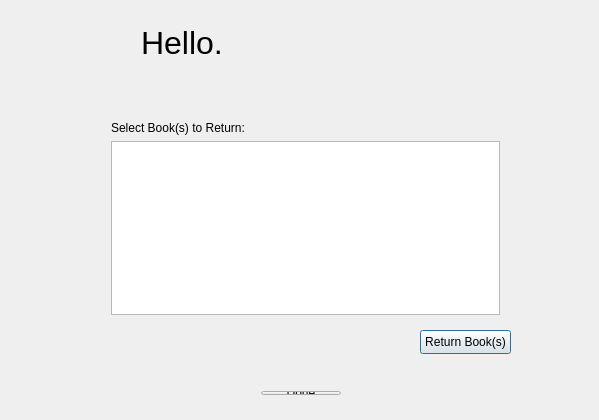
<?xml version="1.0" encoding="UTF-8"?>
<ui version="4.0">
 <class>accountDialogClass</class>
 <widget class="QDialog" name="accountDialogClass">
  <property name="geometry">
   <rect>
    <x>0</x>
    <y>0</y>
    <width>599</width>
    <height>420</height>
   </rect>
  </property>
  <property name="windowTitle">
   <string>accountDialog</string>
  </property>
  <widget class="QWidget" name="layoutWidget">
   <property name="geometry">
    <rect>
     <x>130</x>
     <y>20</y>
     <width>345</width>
     <height>45</height>
    </rect>
   </property>
   <layout class="QHBoxLayout" name="horizontalLayout">
    <item>
     <widget class="QLabel" name="helloLabel">
      <property name="font">
       <font>
        <pointsize>24</pointsize>
       </font>
      </property>
      <property name="text">
       <string>Hello, </string>
      </property>
     </widget>
    </item>
    <item>
     <widget class="QLabel" name="accountNameLabel">
      <property name="font">
       <font>
        <pointsize>24</pointsize>
       </font>
      </property>
      <property name="text">
       <string>&lt;AccountName&gt;</string>
      </property>
     </widget>
    </item>
   </layout>
  </widget>
  <widget class="QPushButton" name="returnButton">
   <property name="geometry">
    <rect>
     <x>420</x>
     <y>330</y>
     <width>91</width>
     <height>24</height>
    </rect>
   </property>
   <property name="text">
    <string>Return Book(s)</string>
   </property>
  </widget>
  <widget class="QWidget" name="">
   <property name="geometry">
    <rect>
     <x>100</x>
     <y>110</y>
     <width>411</width>
     <height>216</height>
    </rect>
   </property>
   <layout class="QVBoxLayout" name="verticalLayout">
    <item>
     <widget class="QLabel" name="label">
      <property name="text">
       <string>Select Book(s) to Return:</string>
      </property>
     </widget>
    </item>
    <item>
     <widget class="QTableView" name="returnbooksTable"/>
    </item>
   </layout>
  </widget>
  <widget class="QWidget" name="">
   <property name="geometry">
    <rect>
     <x>10</x>
     <y>380</y>
     <width>581</width>
     <height>26</height>
    </rect>
   </property>
   <layout class="QHBoxLayout" name="horizontalLayout_2">
    <item>
     <spacer name="horizontalSpacer">
      <property name="orientation">
       <enum>Qt::Orientation::Horizontal</enum>
      </property>
      <property name="sizeHint" stdset="0">
       <size>
        <width>40</width>
        <height>20</height>
       </size>
      </property>
     </spacer>
    </item>
    <item>
     <widget class="QPushButton" name="doneButton">
      <property name="text">
       <string>Done</string>
      </property>
     </widget>
    </item>
    <item>
     <spacer name="horizontalSpacer_2">
      <property name="orientation">
       <enum>Qt::Orientation::Horizontal</enum>
      </property>
      <property name="sizeHint" stdset="0">
       <size>
        <width>40</width>
        <height>20</height>
       </size>
      </property>
     </spacer>
    </item>
   </layout>
  </widget>
 </widget>
 <layoutdefault spacing="6" margin="11"/>
 <resources/>
 <connections>
  <connection>
   <sender>doneButton</sender>
   <signal>clicked()</signal>
   <receiver>accountDialogClass</receiver>
   <slot>accept()</slot>
   <hints>
    <hint type="sourcelabel">
     <x>299</x>
     <y>401</y>
    </hint>
    <hint type="destinationlabel">
     <x>242</x>
     <y>352</y>
    </hint>
   </hints>
  </connection>
 </connections>
</ui>
